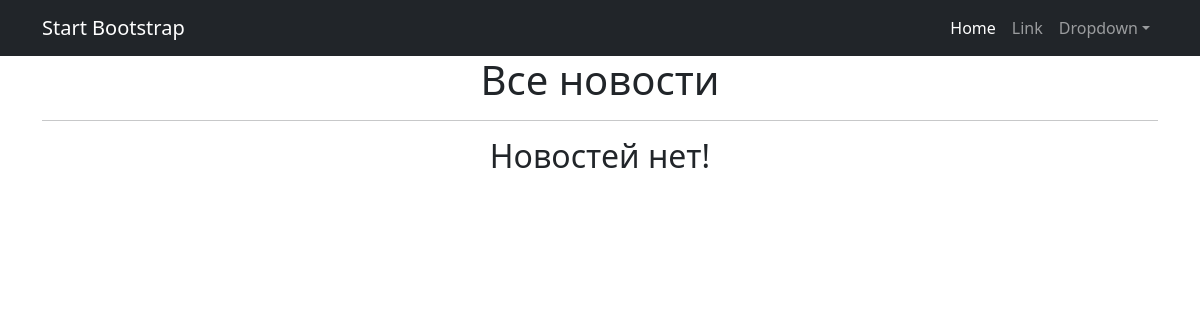
Before: /news/ with the older database file.
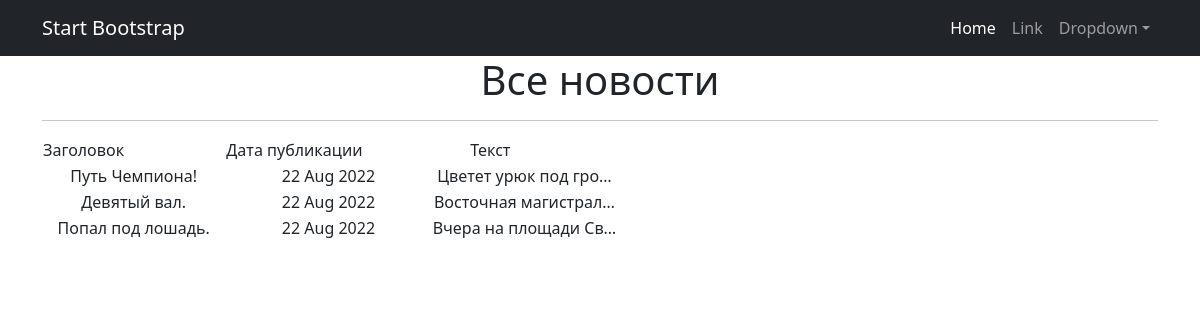
After: the same page with the newer database file.
### news/models.py (models this page shows, shortened)
class Post(models.Model):                                                                   # Модель 3
    author = models.ForeignKey(Author, on_delete=models.CASCADE)                            # - связь "один ко многим" с моделью Author
    article_or_new = models.CharField(max_length=3, choices=POSITIONS, default=article)     # ART - статья; NEW - новость
    title = models.CharField(max_length=255)                                                # Заголовок статьи или новости
    text_body = models.TextField(default='No text')                                         # Текст статьи или новости
    date_time_post = models.DateTimeField(auto_now_add=True)                                # Дата и время СОЗДАНИЯ записи
    rating_article_or_new = models.FloatField(default=0.0)                                  # Рейтинг статьи или новости
    category = models.ManyToManyField(Category, through='PostCategory')                     # - связь "многие ко многим" с моделью Category (через модель PostCategory)

### news/views.py (the view)
# urls.py: path('', NewsList.as_view()),
class NewsList(ListView):
    model = Post                            # Указываем модель, объекты которой мы будем выводить
    ordering = '-date_time_post'            # Поле, которое будет использоваться для сортировки объектов - дата
    template_name = 'news.html'             # Указываем имя шаблона, в котором будут все инструкции о том,
    context_object_name = 'news'            # Это имя списка, в котором будут лежать все объекты.

### templates/news.html (shortened to what this page needs)
{% extends 'flatpages/default.html' %}
{% block content %}
    <h1>Все новости</h1>
    <hr>
    {% if news %}
    <table>
        <tr>
            <td>
                   Заголовок &emsp;&emsp;&emsp;&emsp;&emsp;&emsp;
            </td>
            <td>
                   Дата публикации &emsp;&emsp;&emsp;&emsp;
            </td>
            <td>
                   Текст &emsp;&emsp;&emsp;&emsp;
            </td>
        </tr>
        {% for new in news %}
        <tr>
            <td>{{ new.title }}</td>
            <td>{{ new.date_time_post | date:'d M Y'  }}</td>
            <td>{{ new.text_body | truncatechars:20}}</td>
        </tr>
        {% endfor %}
    </table>
    {% else %}
        <h2>Новостей нет!</h2>
    {% endif %}
{% endblock content %}

### templates/flatpages/default.html (shortened to what this page needs)
<!DOCTYPE html>
<html lang="en">
    <head>
        {% load static %}
        <link href="{% static 'css/styles.css' %}" rel="stylesheet" />
    </head>
    <body>
        <nav class="navbar navbar-expand-lg navbar-dark bg-dark">
            <div class="container">
                <a class="navbar-brand" href="#">Start Bootstrap</a>
                <div class="collapse navbar-collapse" id="navbarSupportedContent">
                    <ul class="navbar-nav ms-auto mb-2 mb-lg-0">
                        <li class="nav-item"><a class="nav-link active" aria-current="page" href="#">Home</a></li>
                        <li class="nav-item"><a class="nav-link" href="#">Link</a></li>
                        <li class="nav-item dropdown">
                            <a class="nav-link dropdown-toggle" id="navbarDropdown" href="#" role="button" data-bs-toggle="dropdown" aria-expanded="false">Dropdown</a>
                        </li>
                    </ul>
                </div>
            </div>
        </nav>
        <div class="container">
            <div class="row">
                <div class="col-lg-12 text-center">
                    {% block content %}{% endblock content %}
                </div>
            </div>
        </div>
    </body>
</html>

Changed rows visible on the page:
added Post: title "Путь Чемпиона!", date_time_post "22 Aug 2022", text_body "Цветет урюк под гро…"
added Post: title "Девятый вал.", date_time_post "22 Aug 2022", text_body "Восточная магистрал…"
added Post: title "Попал под лошадь.", date_time_post "22 Aug 2022", text_body "Вчера на площади Св…"
Other visible differences:
text no longer shown: "Новостей нет!"
text now shown: "Заголовок Дата публикации Текст"
